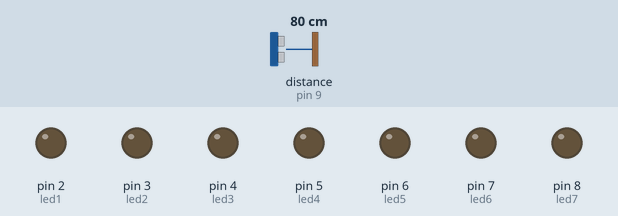
Recording of a sketch running on a simulated Arduino Uno, built with avr-gcc and run on an emulated ATmega328P. Shown: output pins drawn as LEDs (lit = HIGH). Wiring (inferred from the names in the program): ultrasonic range finder: trigger pin 10; echo pin 9. The test bench sets the inputs (shaded band); at power-on: distance to the obstacle (sensor on pin 9) 80 cm. The echo pulse lasts 58.3 µs per cm; pins used as bus, display or sensor lines are not drawn.

Above: at 1.2 s.
1.3 s: distance to the obstacle (sensor on pin 9) set to 31 cm
2.8 s: distance to the obstacle (sensor on pin 9) set to 27 cm
At 3.6 s:
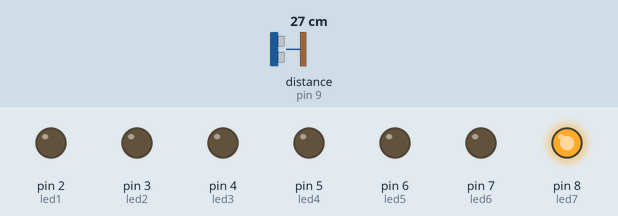
4.3 s: distance to the obstacle (sensor on pin 9) set to 23 cm
At 4.8 s:
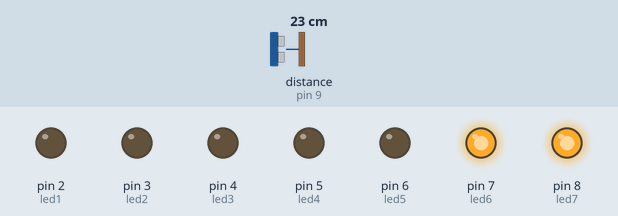
5.8 s: distance to the obstacle (sensor on pin 9) set to 19 cm
At 7.0 s:
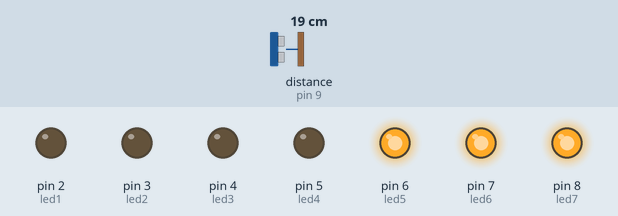
7.3 s: distance to the obstacle (sensor on pin 9) set to 2 cm
At 8.2 s:
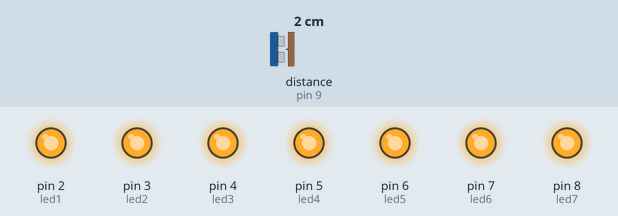
8.8 s: distance to the obstacle (sensor on pin 9) set to 18 cm
At 9.3 s:
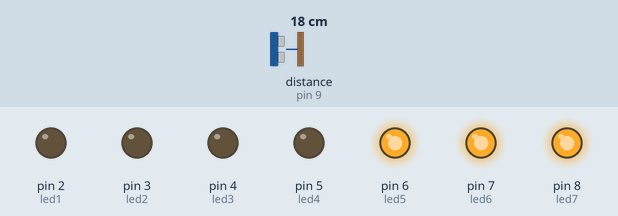
Timing chart, 0 to 11.3 s (numbered marks = the images above; inputs shaded):
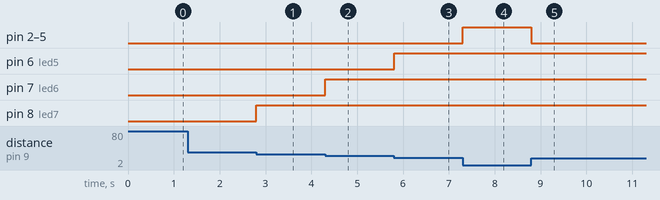

The sketch:

Programa_que_enciende_leds_mediante_un_sensor_ultrasonico.ino
```cpp
// Prototipo:

// Desarrollo del programa.

// Variables del sensor ultrasonico:

int trig = 10;
int echo = 9;

// Variables de los LED´s:

int led1 = 2;
int led2 = 3;
int led3 = 4;
int led4 = 5;
int led5 = 6;
int led6 = 7;
int led7 = 8;

// Variables del funcionamiento del sensor ultrasonico:

int tiempo = 0;
int distancia = 0;

// Segunda parte del programa:

void setup (){

pinMode(trig, OUTPUT);
pinMode(echo,INPUT);

pinMode(led1,OUTPUT);
pinMode(led2,OUTPUT);
pinMode(led3,OUTPUT);
pinMode(led4,OUTPUT);
pinMode(led5,OUTPUT);
pinMode(led6,OUTPUT);
pinMode(led7,OUTPUT);

}

void loop (){

digitalWrite(trig,HIGH);
delayMicroseconds(500);
digitalWrite(trig,LOW);
tiempo = pulseIn(echo,HIGH);
distancia = tiempo/58.5;
delayMicroseconds(500);

if (distancia <= 4){
  digitalWrite(led1,HIGH);
}
else{
  digitalWrite(led1,LOW);
}
if (distancia <= 8){
  digitalWrite(led2,HIGH);
}
else{
  digitalWrite(led2,LOW);
}
if (distancia <= 12){
  digitalWrite(led3,HIGH);
}
else{
  digitalWrite(led3,LOW);
}
if (distancia <= 16){
  digitalWrite(led4,HIGH);
}
else{
  digitalWrite(led4,LOW);
}
if (distancia <= 20){
  digitalWrite(led5,HIGH);
}
else{
  digitalWrite(led5,LOW);
}
if (distancia <= 24){
  digitalWrite(led6,HIGH);
}
else{
  digitalWrite(led6,LOW);
}
if (distancia <= 28){
  digitalWrite(led7,HIGH);
}
else{
  digitalWrite(led7,LOW);
}

}
```

Measured:
- the behaviour switches between 30 and 29 cm on distance to the obstacle (sensor on pin 9) (found by bisection; images 0 and 1)
- the behaviour switches between 26 and 25 cm on distance to the obstacle (sensor on pin 9) (found by bisection; images 1 and 2)
- the behaviour switches between 22 and 21 cm on distance to the obstacle (sensor on pin 9) (found by bisection; images 2 and 3)
- after the input at 1.3 s, every drawn part: stays the same
- after the input at 2.8 s, pin 8 (led7): LOW → HIGH at once
- after the input at 4.3 s, pin 7 (led6): LOW → HIGH at once
- after the input at 5.8 s, pin 6 (led5): LOW → HIGH at once
- after the input at 7.3 s, pin 2 (led1), pin 3 (led2), pin 4 (led3), pin 5 (led4): LOW → HIGH at once
- after the input at 8.8 s, pin 2 (led1), pin 3 (led2), pin 4 (led3), pin 5 (led4): HIGH → LOW at once
